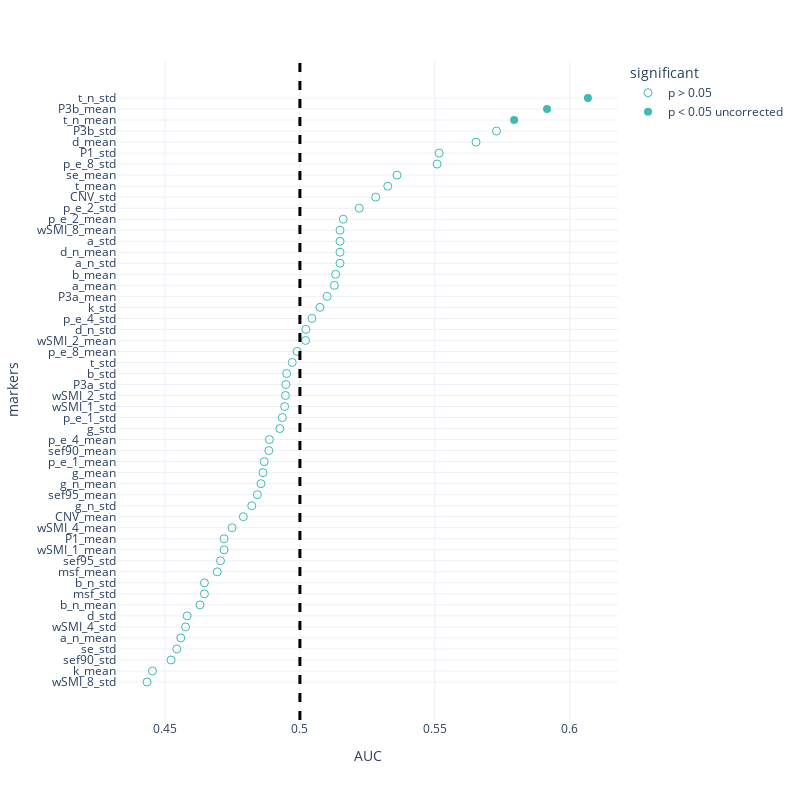

Notebook source saved alongside this figure:
### Code cell
probe_roc = pd.read_csv('Data/univariate_roc_probe.csv')
fig = px.scatter(probe_roc.sort_values(by = 'AUC'),x = 'AUC', y = 'markers', template = "plotly_white", symbol = 'significant', 
                 symbol_sequence = ['circle-open','circle','hexagram' ],
#                  color = 'significant',
                 color_discrete_sequence = [lblue, green,orange, pink], 
                 
                 category_orders = {'significant': ['p > 0.05','p < 0.05 uncorrected', 'p < 0.05 FDR corrected']})
fig.add_vline(x=0.5, line_width=3, line_dash="dash", line_color="black")

fig.update_traces(marker=dict(size = 8))
fig.update_layout(
    autosize=False,
    width=800,
    height=800,
    yaxis = {
            'showticklabels': True,
            'tickmode': 'linear',
        }
    
)
fig.show()
pio.write_json(fig, 'Figs/univariate_roc_probe.plotly')
# fig.write_image('Figs/univariate_roc_mw_segment.png')

### Figure 1 — Plotly figure (JSON) as saved in the notebook; plotly's stock layout.template omitted (floating-point values rounded to 4 significant figures)
{"data": [{"hovertemplate": "significant=p > 0.05<br>AUC=%{x}<br>markers=%{y}<extra></extra>", "legendgroup": "p > 0.05", "marker": {"color": "#42B9B2", "size": 8, "symbol": "circle-open"}, "mode": "markers", "name": "p > 0.05", "orientation": "h", "showlegend": true, "type": "scatter", "x": [0.4433, 0.4453, 0.4523, 0.4543, 0.4558, 0.4576, 0.4582, 0.463, 0.4646, 0.4646, 0.4694, 0.4706, 0.4719, 0.4719, 0.4749, 0.479, 0.4822, 0.4842, 0.4856, 0.4863, 0.4868, 0.4885, 0.4887, 0.4926, 0.4935, 0.4943, 0.4946, 0.4948, 0.4951, 0.4972, 0.499, 0.5021, 0.5022, 0.5045, 0.5074, 0.5101, 0.5128, 0.5132, 0.5149, 0.5149, 0.5149, 0.5149, 0.5161, 0.522, 0.5281, 0.5326, 0.536, 0.5509, 0.5516, 0.5653, 0.5729], "xaxis": "x", "y": ["wSMI_8_std", "k_mean", "sef90_std", "se_std", "a_n_mean", "wSMI_4_std", "d_std", "b_n_mean", "msf_std", "b_n_std", "msf_mean", "sef95_std", "wSMI_1_mean", "P1_mean", "wSMI_4_mean", "CNV_mean", "g_n_std", "sef95_mean", "g_n_mean", "g_mean", "p_e_1_mean", "sef90_mean", "p_e_4_mean", "g_std", "p_e_1_std", "wSMI_1_std", "wSMI_2_std", "P3a_std", "b_std", "t_std", "p_e_8_mean", "wSMI_2_mean", "d_n_std", "p_e_4_std", "k_std", "P3a_mean", "a_mean", "b_mean", "a_n_std", "d_n_mean", "a_std", "wSMI_8_mean", "p_e_2_mean", "p_e_2_std", "CNV_std", "t_mean", "se_mean", "p_e_8_std", "P1_std", "d_mean", "P3b_std"], "yaxis": "y"}, {"hovertemplate": "significant=p < 0.05 uncorrected<br>AUC=%{x}<br>markers=%{y}<extra></extra>", "legendgroup": "p < 0.05 uncorrected", "marker": {"color": "#42B9B2", "size": 8, "symbol": "circle"}, "mode": "markers", "name": "p < 0.05 uncorrected", "orientation": "h", "showlegend": true, "type": "scatter", "x": [0.5794, 0.5916, 0.6068], "xaxis": "x", "y": ["t_n_mean", "P3b_mean", "t_n_std"], "yaxis": "y"}], "layout": {"autosize": false, "height": 800, "legend": {"title": {"text": "significant"}, "tracegroupgap": 0}, "margin": {"t": 60}, "shapes": [{"line": {"color": "black", "dash": "dash", "width": 3}, "type": "line", "x0": 0.5, "x1": 0.5, "xref": "x", "y0": 0, "y1": 1, "yref": "y domain"}], "width": 800, "xaxis": {"anchor": "y", "autorange": true, "domain": [0, 1], "range": [0.4321, 0.618], "title": {"text": "AUC"}, "type": "linear"}, "yaxis": {"anchor": "x", "autorange": true, "domain": [0, 1], "range": [-3.449, 56.45], "showticklabels": true, "tickmode": "linear", "title": {"text": "markers"}, "type": "category"}}}
